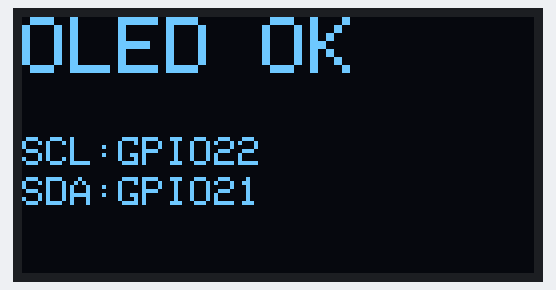
Bench run of a sketch on a simulated ESP32. Shown: 128×64 one-colour display. What the sketch prints to the serial monitor is not drawn.

Above: at 0.1 s.

The sketch:

04_oled_test.ino
```cpp
#include <Wire.h>
#include <Adafruit_GFX.h>
#include <Adafruit_SSD1306.h>

#define SCREEN_WIDTH 128
#define SCREEN_HEIGHT 64
#define OLED_RESET -1

Adafruit_SSD1306 display(SCREEN_WIDTH, SCREEN_HEIGHT, &Wire, OLED_RESET);

void setup() {
  Serial.begin(115200);
  Serial.println("OLED 測試開始");

  Wire.begin();

  if (!display.begin(SSD1306_SWITCHCAPVCC, 0x3C)) {
    Serial.println("❌ 找不到 OLED！");
    while (1);
  }

  Serial.println("✅ 找到 OLED！");

  display.clearDisplay();
  display.setTextSize(2);
  display.setTextColor(SSD1306_WHITE);
  display.setCursor(0, 0);
  display.println("OLED OK");

  display.setTextSize(1);
  display.setCursor(0, 30);
  display.println("SCL:GPIO22");
  display.setCursor(0, 40);
  display.println("SDA:GPIO21");
  display.display();
}

void loop() {
  delay(1000);
}
```
